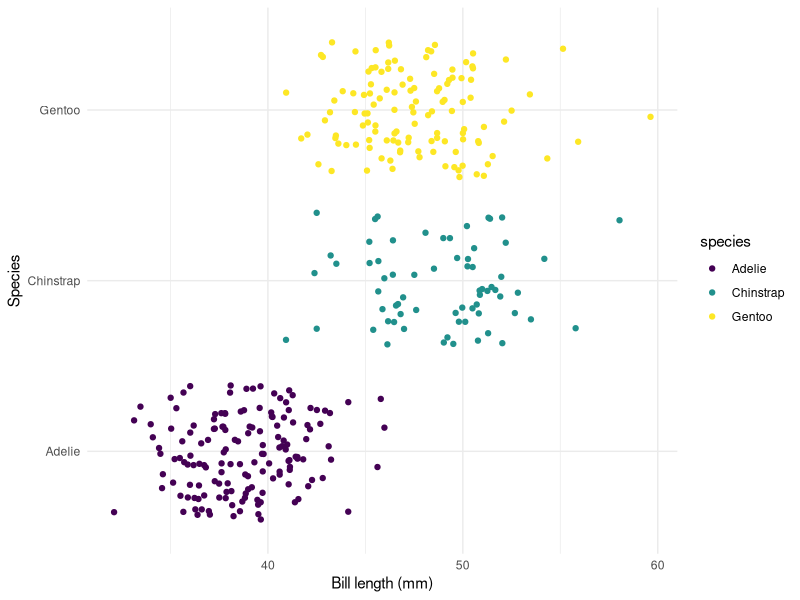

Source code (R):
library(tidyverse)
library(palmerpenguins)

ggplot(data = penguins, aes(x = bill_length_mm, y = species, color = species)) +
  labs(x = "Bill length (mm)", y = "Species") +
  scale_color_viridis_d() + 
  geom_jitter() + 
  theme_minimal()

